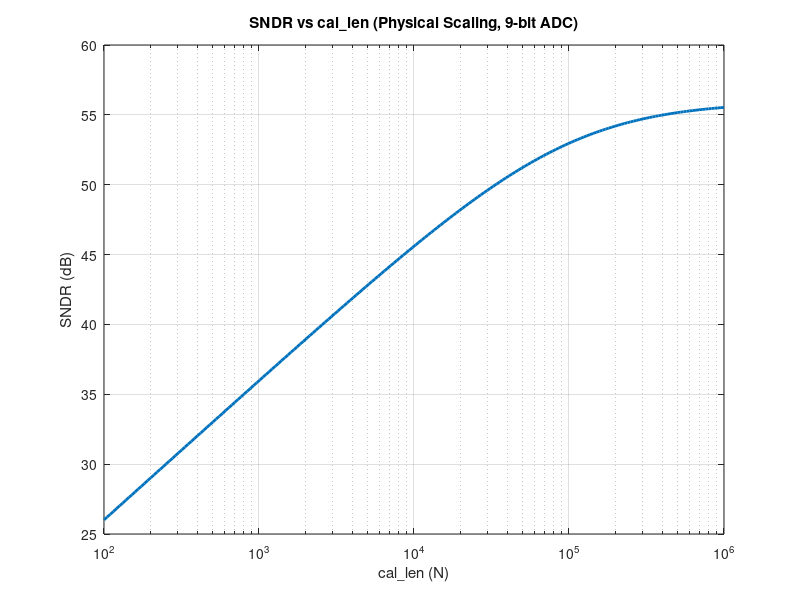

Write MATLAB code to recreate this figure. (Note: this script raises an error after producing the figure.)
% clc; clear; close all;

%% Parameters
N_bits = 9;                 % ADC resolution
VFS = 2;                    % Full-scale voltage (e.g., 1V)
mu = 0.25;                  % Calibration constant (IMPORTANT: must be small now!)
N_vals = logspace(2, 6, 200);   % cal_len range

%% Ideal SNDR
SNDR_ideal = 6.02*N_bits + 1.76;

%% Compute SNDR
scaling = (6 * mu * 2^(2*N_bits)) / (VFS^2);
SNDR = SNDR_ideal - 10*log10(1 + scaling ./ N_vals);

%% Plot
figure;
semilogx(N_vals, SNDR, 'LineWidth', 2);
grid on;
xlabel('cal\_len (N)');
ylabel('SNDR (dB)');
title(['SNDR vs cal\_len (Physical Scaling, ', num2str(N_bits), '-bit ADC)']);

hold on;
yline(SNDR_ideal, '--r', 'Ideal SNDR');

legend('With calibration noise', 'Ideal SNDR');
